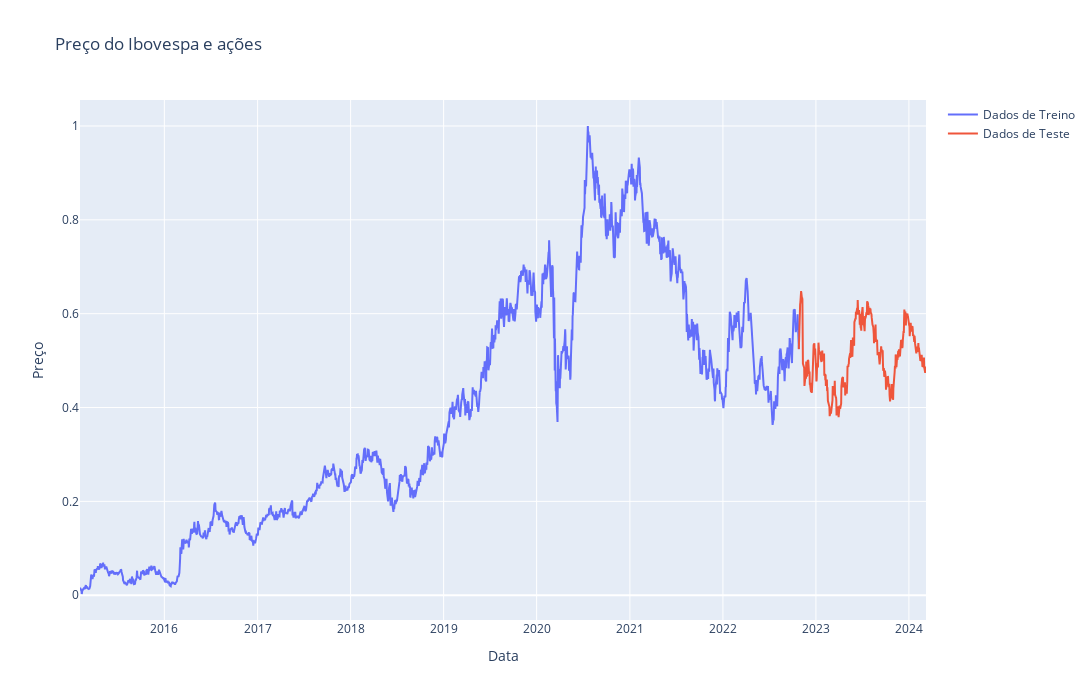

Source (notebook cell):
### Code cell
# Cria um gráfico de linha usando o Plotly
fig = go.Figure()
fig.add_trace(go.Scatter(x=T_train ,y=np.squeeze(y_train), mode='lines',name="Dados de Treino"))
fig.add_trace(go.Scatter(x=T_test, y=np.squeeze(y_test), mode='lines',name="Dados de Teste"))
# Configura o layout do gráfico
fig.update_layout(
    width=1500,
    height=700,
    title='Preço do Ibovespa e ações',
    xaxis_title='Data',
    yaxis_title='Preço',
    showlegend=True
)
fig.show()

### Figure 1 — Plotly figure (JSON) as saved in the notebook; plotly's stock layout.template omitted (floating-point values rounded to 4 significant figures; data arrays with more than 128 entries replaced by an {"elided": "..."} marker saying what was removed)
{"data": [{"mode": "lines", "name": "Dados de Treino", "type": "scatter", "x": {"elided": "1921 str values"}, "y": {"elided": "1921 float values"}}, {"mode": "lines", "name": "Dados de Teste", "type": "scatter", "x": {"elided": "340 str values"}, "y": {"elided": "340 float values"}}], "layout": {"height": 700, "showlegend": true, "title": {"text": "Preço do Ibovespa e ações"}, "width": 1500, "xaxis": {"title": {"text": "Data"}}, "yaxis": {"title": {"text": "Preço"}}}}
